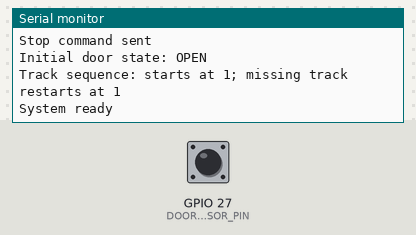
Simulated run of this program. Board: ESP32. On the bench: the last lines printed to the serial monitor. The inputs (shaded band) are chosen by the test bench; at power-on: GPIO 27 (DOOR_SENSOR_PIN) HIGH. The audio player accepts every command and is not drawn.

Above: at 3.7 s.
3.8 s: GPIO 27 (DOOR_SENSOR_PIN) driven LOW
At 5.0 s:
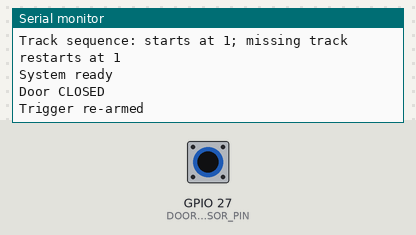
5.3 s: GPIO 27 (DOOR_SENSOR_PIN) driven HIGH
At 6.3 s:
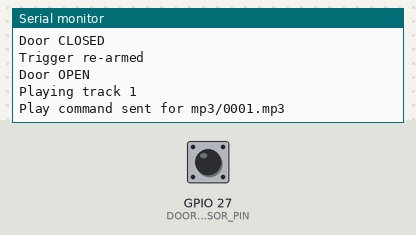
6.8 s: GPIO 27 (DOOR_SENSOR_PIN) pulsed LOW 2 times (0.12 s each, 0.3 s apart)
At 8.5 s:
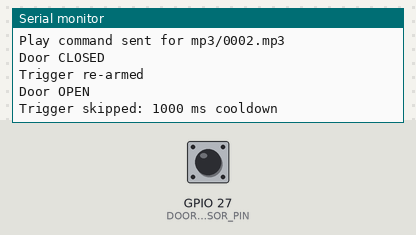

The program:

main.cpp
```cpp
#include <Arduino.h>
#include <DFRobotDFPlayerMini.h>

constexpr int DOOR_SENSOR_PIN = 27;
constexpr int DFPLAYER_RX_PIN = 16;
constexpr int DFPLAYER_TX_PIN = 17;

constexpr int AUDIO_TRACK = 1;
constexpr uint16_t MAX_AUDIO_TRACK = 9999;
constexpr int AUDIO_VOLUME = 16;
constexpr unsigned long DOOR_DEBOUNCE_MS = 50;
constexpr unsigned long TRIGGER_COOLDOWN_MS = 1000;

HardwareSerial dfPlayerSerial(2);
DFRobotDFPlayerMini audioPlayer;

bool audioReady = false;
bool doorReady = false;
bool armed = false;
bool hasPlayed = false;
int previousRawDoorState = HIGH;
int stableDoorState = HIGH;
unsigned long lastRawChangeMs = 0;
unsigned long lastTriggerMs = 0;
uint16_t nextAudioTrack = AUDIO_TRACK;
uint16_t lastRequestedTrack = 0;

bool initDoorSensor() {
  previousRawDoorState = digitalRead(DOOR_SENSOR_PIN);
  lastRawChangeMs = millis();
  const unsigned long startMs = lastRawChangeMs;

  // Require a stable starting reading; it is not an opening event.
  while (millis() - startMs < 2000) {
    const int rawState = digitalRead(DOOR_SENSOR_PIN);
    const unsigned long now = millis();
    if (rawState != previousRawDoorState) {
      previousRawDoorState = rawState;
      lastRawChangeMs = now;
    }
    if (now - lastRawChangeMs >= DOOR_DEBOUNCE_MS) {
      stableDoorState = rawState;
      armed = stableDoorState == LOW;
      Serial.print("Initial door state: ");
      Serial.println(armed ? "CLOSED" : "OPEN");
      return true;
    }
    delay(1); // Only during initial sensor validation.
  }

  Serial.println("ERROR: door input unstable; check GPIO27/GND wiring and reset");
  return false;
}

bool initAudioPlayer() {
  Serial.println("Initializing DFPlayer...");
  Serial.println("UART2: RX=GPIO16, TX=GPIO17, baud=9600");

  dfPlayerSerial.begin(9600, SERIAL_8N1, DFPLAYER_RX_PIN, DFPLAYER_TX_PIN);
  delay(1000);

  if (!audioPlayer.begin(dfPlayerSerial, true, true)) {
    Serial.println("ERROR: DFPlayer initialization failed");
    Serial.println("Check 5V/VCC, common GND, crossed TX/RX, and microSD");
    return false;
  }

  audioPlayer.setTimeOut(1000);
  Serial.println("DFPlayer initialized");
  return true;
}

void setAudioVolume(uint8_t volume) {
  audioPlayer.volume(volume);
  Serial.print("Volume command: ");
  Serial.println(volume);
}

void playTrack(uint16_t track) {
  lastRequestedTrack = track;
  Serial.print("Playing track ");
  Serial.println(track);
  // DFRobot's playMp3Folder command is 0x12. Request feedback (byte 4 = 1)
  // so missing files can be reported, but send it without a blocking ACK wait.
  // The existing library continues parsing the asynchronous replies in loop().
  uint8_t command[] = {
    0x7E, 0xFF, 0x06, 0x12, 0x01,
    static_cast<uint8_t>(track >> 8), static_cast<uint8_t>(track & 0xFF),
    0, 0, 0xEF
  };
  uint16_t sum = 0;
  for (int i = 1; i < 7; i++) {
    sum += command[i];
  }
  const uint16_t checksum = -sum;
  command[7] = static_cast<uint8_t>(checksum >> 8);
  command[8] = static_cast<uint8_t>(checksum & 0xFF);
  dfPlayerSerial.write(command, sizeof(command));
  Serial.print("Play command sent for mp3/");
  if (track < 1000) Serial.print('0');
  if (track < 100) Serial.print('0');
  if (track < 10) Serial.print('0');
  Serial.print(track);
  Serial.println(".mp3");
}

void playNextTrack() {
  const uint16_t track = nextAudioTrack;
  nextAudioTrack = track < MAX_AUDIO_TRACK ? track + 1 : AUDIO_TRACK;
  playTrack(track);
}

void handleMissingTrack() {
  if (lastRequestedTrack == 0) {
    // Startup errors must not cause automatic playback.
    return;
  }

  if (lastRequestedTrack > AUDIO_TRACK) {
    Serial.print("Track ");
    Serial.print(lastRequestedTrack);
    Serial.println(" not found; restarting sequence at track 1");
    nextAudioTrack = AUDIO_TRACK + 1;
    lastTriggerMs = millis();
    playTrack(AUDIO_TRACK);
  } else {
    // If the fallback also fails, do not create an endless retry loop.
    nextAudioTrack = AUDIO_TRACK;
    lastRequestedTrack = 0;
    Serial.println("ERROR: mp3/0001.mp3 unavailable; no further automatic retry");
  }
}

void stopAudio() {
  audioPlayer.stop();
  Serial.println("Stop command sent");
}

void printAudioEvent(uint8_t type, int value) {
  switch (type) {
    case TimeOut:
      Serial.println("DFPlayer event: timeout");
      break;
    case WrongStack:
      Serial.println("DFPlayer event: invalid response");
      break;
    case DFPlayerCardInserted:
      Serial.println("DFPlayer event: microSD inserted");
      break;
    case DFPlayerCardRemoved:
      Serial.println("DFPlayer event: microSD removed");
      break;
    case DFPlayerCardOnline:
      Serial.println("DFPlayer event: microSD online");
      break;
    case DFPlayerPlayFinished:
      Serial.print("DFPlayer event: track finished, number ");
      Serial.println(value);
      break;
    case DFPlayerError:
      Serial.print("DFPlayer event: error code ");
      Serial.println(value);
      if (value == FileIndexOut || value == FileMismatch) {
        handleMissingTrack();
      }
      break;
    default:
      Serial.print("DFPlayer event type ");
      Serial.print(type);
      Serial.print(", value ");
      Serial.println(value);
      break;
  }
}

void setup() {
  Serial.begin(115200);
  delay(500);
  Serial.println("Door Voice IoT Phase 3 door trigger");
  pinMode(DOOR_SENSOR_PIN, INPUT_PULLUP);

  audioReady = initAudioPlayer();
  if (audioReady) {
    // Initialization still requires a real reply. Later commands do not
    // wait for ACKs, so a missing ACK cannot stall sensor servicing.
    audioPlayer.begin(dfPlayerSerial, false, false);
    setAudioVolume(AUDIO_VOLUME);
    stopAudio();
  }

  doorReady = initDoorSensor();
  if (audioReady && doorReady) {
    Serial.println("Track sequence: starts at 1; missing track restarts at 1");
    Serial.println("System ready");
  } else {
    Serial.println("System NOT ready; see errors above");
  }
}

void loop() {
  // Handle replies to the previous command before selecting another track.
  if (audioReady && audioPlayer.available()) {
    const uint8_t type = audioPlayer.readType();
    const int value = audioPlayer.read();
    printAudioEvent(type, value);
  }

  if (doorReady) {
    const int rawState = digitalRead(DOOR_SENSOR_PIN);
    const unsigned long now = millis();

    if (rawState != previousRawDoorState) {
      previousRawDoorState = rawState;
      lastRawChangeMs = now;
    }

    if (rawState != stableDoorState &&
        now - lastRawChangeMs >= DOOR_DEBOUNCE_MS) {
      stableDoorState = rawState;

      if (stableDoorState == LOW) {
        Serial.println("Door CLOSED");
        armed = true;
        Serial.println("Trigger re-armed");
      } else {
        Serial.println("Door OPEN");
        const bool wasArmed = armed;
        armed = false;

        if (wasArmed) {
          if (!audioReady) {
            Serial.println("Trigger skipped: DFPlayer unavailable");
          } else if (hasPlayed && now - lastTriggerMs < TRIGGER_COOLDOWN_MS) {
            Serial.println("Trigger skipped: 1000 ms cooldown");
          } else {
            lastTriggerMs = now;
            hasPlayed = true;
            playNextTrack();
          }
        }
      }
    }
  }

}
```

Measured:
- after the input at 3.8 s, the serial monitor: prints a new line after 0.05 s (image 1)
- after the input at 5.3 s, the serial monitor: prints a new line after 0.05 s (image 2)
- after the input at 6.8 s, the serial monitor: prints a new line after 0.17 s (image 3)
